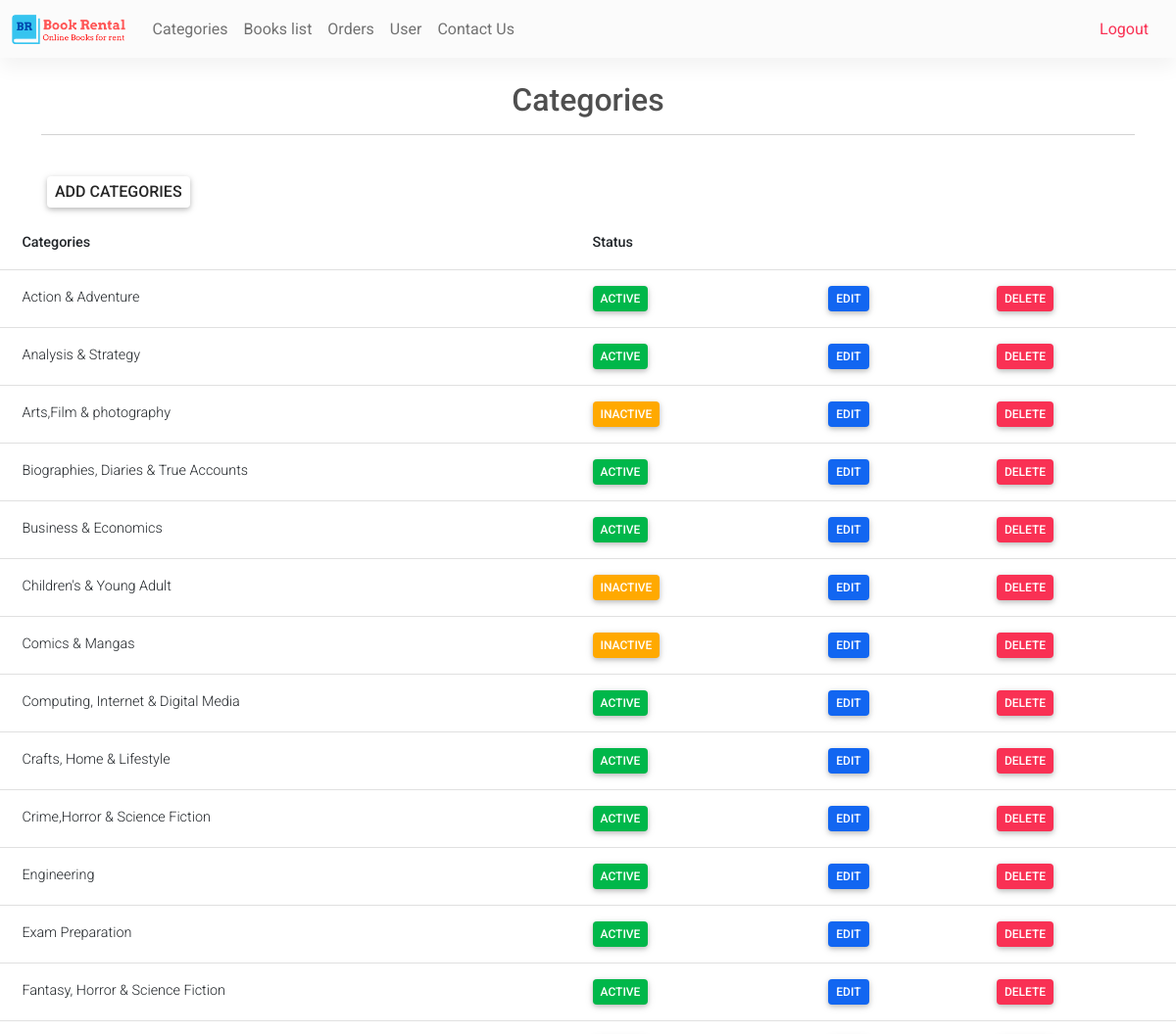
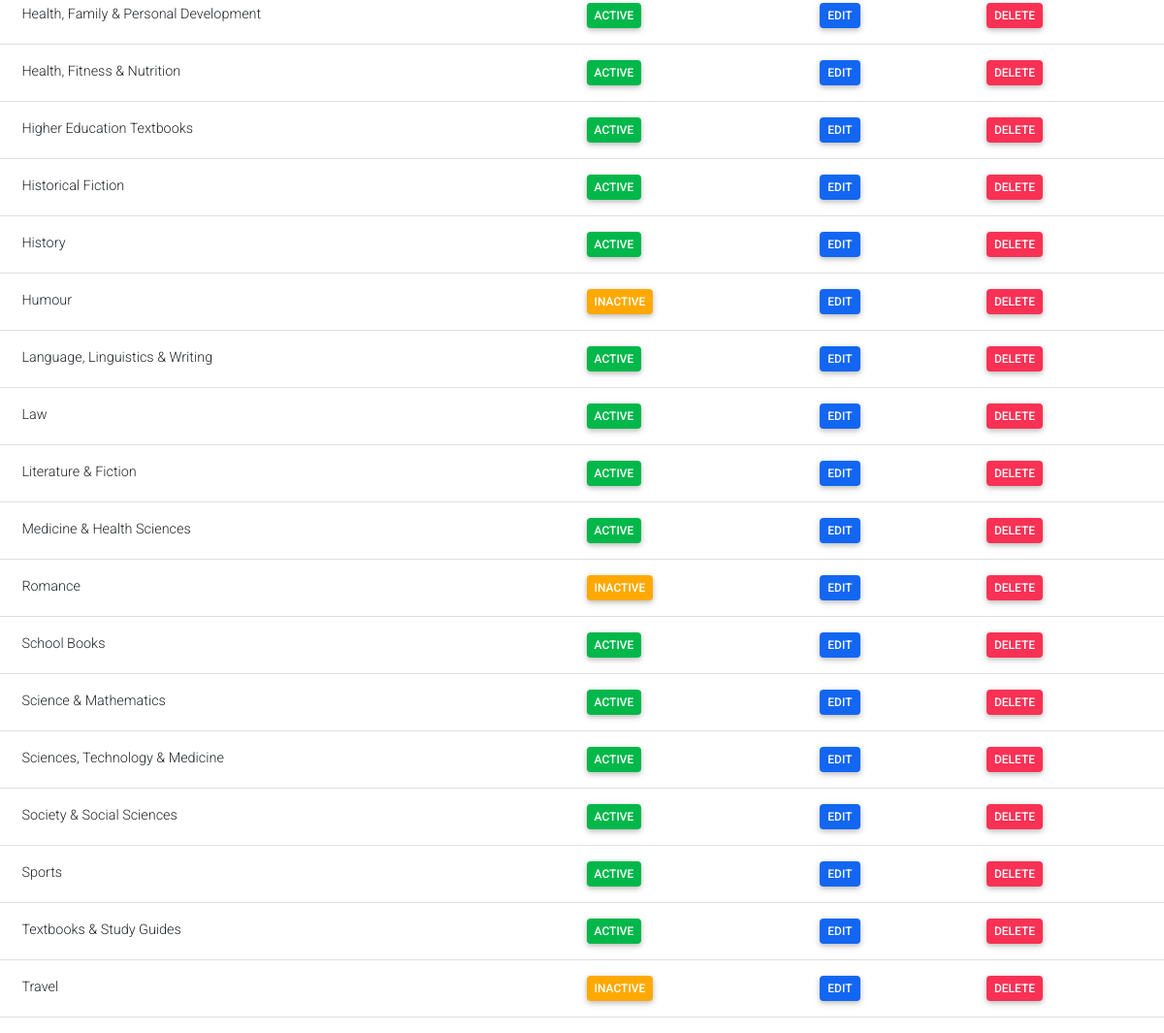
The app's page /Admin/categories.php (signed in) with its own data (2 pictures, top to bottom).
### tables this page shows
CREATE TABLE `categories` (
  `id` mediumint(9) NOT NULL,
  `category` varchar(50) NOT NULL,
  `status` tinyint(4) NOT NULL
);

### Admin/categories.php (the view, shortened to what this page needs)
<?php
  require('topNav.php');
  $sql = "select * from categories order by category asc";
  $res = mysqli_query($con, $sql);
?>
<main>
    <div class="container pt-4">
        <h4 class="fs-2 text-center ">Categories</h4>
        <hr>
        <br>
    </div>
    <h5 class="btn btn-white ms-5 px-2 py-1 fs-6 "><a class="link-dark" href="manageCategories.php">Add
            Categories</a></h5>
    <div class="">
        <table class="table">
            <thead>
            <tr>
                <th>Categories</th>
                <th>Status</th>
                <th></th>
                <th></th>
            </tr>
            </thead>
            <tbody>
            <?php
              while ($row = mysqli_fetch_assoc($res)) { ?>
                  <tr>
                      <td> <?php echo $row['category'] ?> </td>
                      <td>
                        <?php
                          if ($row['status'] == 1) {
                            echo "<a class='link-white btn btn-success px-2 py-1' href='?type=status&operation=deactive&id=" . $row['id'] .
                              "'>Active</a>&nbsp&nbsp";
                          } else {
                            echo "<a class='link-white btn btn-warning px-2 py-1' href='?type=status&operation=active&id=" . $row['id'] .
                              "'>Inactive</a>&nbsp&nbsp";
                          }
                        ?>
                      </td>
                      <td> <?php echo "<a class='link-white btn btn-primary px-2 py-1' href='manageCategories.php?id=" . $row['id'] .
                          "'>Edit</a>"; ?>
                      </td>
                      <td> <?php echo "<a class='link-white btn btn-danger px-2 py-1' href='?type=delete&id=" . $row['id'] .
                          "'>Delete</a>"; ?>
                      </td>
                  </tr>
              <?php } ?>
            </tbody>
        </table>
    </div>
</main>
</body>
</html>

### records on screen
categories: category "Action & Adventure"
categories: category "Analysis & Strategy"
categories: category "Arts,Film & photography"
categories: category "Biographies, Diaries & True Accounts"
categories: category "Business & Economics"
categories: category "Children's & Young Adult"
categories: category "Comics & Mangas"
categories: category "Computing, Internet & Digital Media"
categories: category "Crafts, Home & Lifestyle"
categories: category "Crime,Horror & Science Fiction"
categories: category "Engineering"
categories: category "Exam Preparation"
categories: category "Fantasy, Horror & Science Fiction"
categories: category "Health, Family & Personal Development"
categories: category "Health, Fitness & Nutrition"
categories: category "Higher Education Textbooks"
categories: category "Historical Fiction"
categories: category "History"
categories: category "Humour"
categories: category "Language, Linguistics & Writing"
categories: category "Law"
categories: category "Literature & Fiction"
categories: category "Medicine & Health Sciences"
categories: category "Romance"
categories: category "School Books"
categories: category "Science & Mathematics"
categories: category "Sciences, Technology & Medicine"
categories: category "Society & Social Sciences"
categories: category "Sports"
categories: category "Textbooks & Study Guides"
categories: category "Travel"
